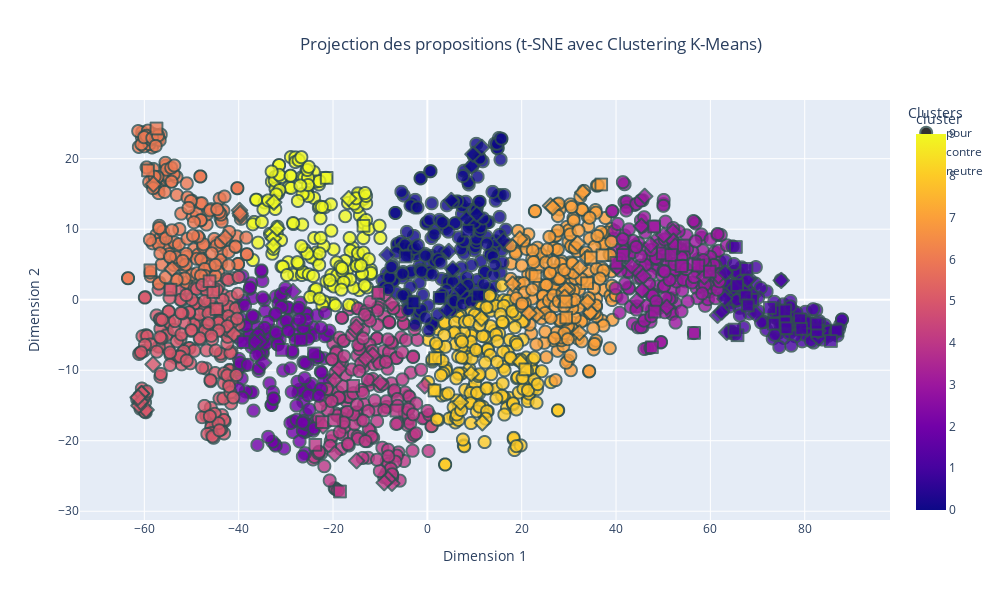

Notebook code for this chart:
### Code cell
import plotly.express as px
from sklearn.manifold import TSNE
from sklearn.preprocessing import StandardScaler
from sklearn.cluster import KMeans
import pandas as pd
import matplotlib.pyplot as plt  # Pour obtenir la palette 'tab10'

# Normalisation des vecteurs
scaler = StandardScaler()
vectors_normalized = scaler.fit_transform(proposition_vectors)

# Réduction des vecteurs à 2 dimensions avec t-SNE
tsne = TSNE(n_components=2, random_state=42, perplexity=30, n_iter=1000)
word_vectors_2d = tsne.fit_transform(vectors_normalized)

# Appliquer le clustering K-Means
n_clusters = 10
kmeans = KMeans(n_clusters=n_clusters, random_state=42)
cluster = kmeans.fit_predict(word_vectors_2d)
data['cluster'] = cluster

# Préparer les données pour le graphique
df1 = pd.DataFrame(word_vectors_2d, columns=['Dim1', 'Dim2'])
df1['propositions'] = data['Proposition']
df1['cluster'] = cluster
df1['vote'] = data['Catégorie']
df1['proposition_vectors'] = data['mean_vector']

# Récupérer les couleurs de la palette 'tab10'
tab10_colors = [plt.cm.tab10(i) for i in range(n_clusters)]
tab10_colors_hex = [f'rgb({int(r*255)}, {int(g*255)}, {int(b*255)})' for r, g, b, _ in tab10_colors]

# Créer le graphique interactif avec Plotly
fig = px.scatter(
    df1,
    x='Dim1',
    y='Dim2',
    symbol='vote',  # Utiliser la colonne 'vote' pour les symboles
    color='cluster',  # Utiliser les clusters pour la coloration
    hover_name='propositions',  # Afficher les propositions lors du survol
    title="Projection des propositions (t-SNE avec Clustering K-Means)",
    labels={'Dim1': 'Dimension 1', 'Dim2': 'Dimension 2', 'vote': 'Avis des citoyens'},
    color_discrete_sequence=tab10_colors_hex,  # Utiliser la palette tab10 comme séquence discrète
    category_orders={"cluster": [str(i) for i in range(n_clusters)]},
    width=1000,
    height=600
)

# Personnaliser les points (taille et apparence)
fig.update_traces(marker=dict(size=12, opacity=0.8, line=dict(width=2, color='DarkSlateGrey')))

# Ajouter un titre pour la légende des clusters
fig.update_layout(
    legend_title="Clusters",
    title_x=0.3  # Centrer le titre
)

# Afficher le graphique
fig.show()


#df1.to_csv("D:/Gbaki 2A/Projet statistique/propositions_clusters.csv", index=False)

### Figure 1 — Plotly figure (JSON) as saved in the notebook; plotly's stock layout.template omitted (floating-point values rounded to 4 significant figures; data arrays with more than 128 entries replaced by an {"elided": "..."} marker saying what was removed)
{"data": [{"hovertemplate": "<b>%{hovertext}</b><br><br>Avis des citoyens=pour<br>Dimension 1=%{x}<br>Dimension 2=%{y}<br>cluster=%{marker.color}<extra></extra>", "hovertext": {"elided": "1736 str values"}, "legendgroup": "pour", "marker": {"color": {"elided": "1736 int values"}, "coloraxis": "coloraxis", "line": {"color": "DarkSlateGrey", "width": 2}, "opacity": 0.8, "size": 12, "symbol": "circle"}, "mode": "markers", "name": "pour", "showlegend": true, "type": "scattergl", "x": {"elided": "1736 float values"}, "xaxis": "x", "y": {"elided": "1736 float values"}, "yaxis": "y"}, {"hovertemplate": "<b>%{hovertext}</b><br><br>Avis des citoyens=contre<br>Dimension 1=%{x}<br>Dimension 2=%{y}<br>cluster=%{marker.color}<extra></extra>", "hovertext": ["Il faut raccourcir les vacances scolaires pour introduire des activités culturelles et sportives", "Il faut un remboursement total ou partielle des licences de sport par la sécurité social ", "Il faut transformer 3h de travail (sur les 35h) en 3h de sport obligatoire au travail", "Il faut interdire les JO qui sont profondément discriminants : les billets et logements sont hors de prix pour la majorité des gens", "Il faut être obligé d'adhérer à une association pendant les études (sportive, artistique...) et s'inspirer des usa", "Il faut faciliter l'accès au clubs et associations en remboursant par la sécurité sociale et les mutuelles les abonnements ou licences", "Il faut instaurer des heures de sport obligatoires dans les entreprises.", "Il faut une prise en charge par la sécurité sociale des adhésions dans les clubs et associations sportives avec un contrôle de présence", "Il faut que cela soit rembourser au moins en partie, par le sécurité sociale, ou une aide conséquente par l'employeur", "Il faut le rendre obligatoire à l'école, après la classe : 1 heure par jour a minima. Et idem pour les adultes après le travail ", "Il faudrait que les smartphones se bloquent après une heure d'utilisation et se débloquent après 10 minutes d'activité.", "Il faut annuler les JO et utiliser l'argent pour des équipements de proximité et des encadrants payés correctement", "Il faut des clubs gratuits. ", "Il faut interdire les jeux olympiques : c’est polluants et réservés à une élite bourgeoise. ", "Il faut faciliter l'accès aux clubs ou associations sportives en remboursant par la sécurité sociale et les mutuelles les abonnements", "Il faut imposer sur les 35 heures qu’il y ait une heure de sport financé par les employeurs sur le temps de travail.", "Il faut que les entreprises, associations, sociétés, etc. rendent obligatoire une activité sportive 30 minutes par jour", "Il faut s’inspirer du système militaire avec la mise en place de la pratique sportive sur le temps de travail.", "Il faut rembourser par la CPAM les inscriptions à des clubs de sport. Des personnes sportives sont des personnes en meilleur santé", "Il faut une participation financière pour ceux qui font leurs trajets quotidiens a vélo (sauf VAE car ils bénéficient déjà d'aide a l'achat)", "Il faut récompenser financièrement les Français qui font 10 000 pas/jour système points, tickets ciné resto etc ou à partir d'un nbre de pas", "Il faut rendre le sport obligatoire. 2H/semaine payées par l'Etat via carte numérique activable à partir de 30 min sport.", "Il faut rendre les activités physiques remboursées par la sécurité sociale.", "Il faut mettre en place un échauffement matinal physique tous les matins pour toutes la population", "Il faut démocratiser la pratique sportive sur les lieux de travail des gens en instaurant une pause de 2h entre midi et deux.", "Il faut des écrans publicitaires ou l’on peut voir défiler diverses pratiques sportives, leurs bienfaits, sous fond musical, dans la rue. ", "Il faut initier la mise en forme collective dans les entreprises, le matin avant de prendre son poste et le soir avant de partir", "Il faut 1 abonnement gratuit/an à un club de sport ou d'activité physique de son choix.", "Il faut passer à des semaines de 32h et à des week-ends de 3 jours", "Il faut empêcher les gens de travailler dimanche et ouvrir les installations sportives pour la pratique du sport", "Il faut pouvoir payer son ticket de bus en faisant 20 squats, comme à Cluj (Roumanie) ? Bus gratuit pour les personnes handicapées/âgées.", "Il faut pour les emplois non physiques une heure de sport le matin avant la prise de poste.", "Il faut que les massages (chinois, thaï) puissent être pris en charge au même titre que l'ostéopathie. Bénéfique pour la récupération/stress", "Il faut construire dans tous les quartiers urbains et villages des piscines publiques naturelles, dans des serres végétales, à eau recyclée", "Il faut développer des \"cours de sport en plein air nocturnes\" avec des équipements lumineux.", "Il faut à partir de 40 ans une participation de la sécurité sociale pour une pratique sportive dans un club", "Il faut élargir massivement les possibilités de nager en site naturel toute l’année et en accès libre (lacs, canaux, etc.).", "Il faut allier salle de sports et jeux vidéos, rendre cela ludique !", "Il faut initier les français aux jeux sportifs en réalité virtuelle et équiper les établissements de type EPHAD.", "Il faut rémunérer les sportifs qui participent à des événements de promotion du sport dans les communes ou les régions", "Il faut renforcer les incitations aux pratiques sportives pour la santé par un crédit d'impôts plafonné pour l'emploi d'un coach", "Il faut que les collectivités financent des coachs qui aident les familles volontaires à améliorer leur comportement (activité, repas…).", "Il faut retirer les parkings de dépose des enfants proches écoles-collèges, pour redonner l'autonomie des déplacements à pieds ou vélo.", "Il faut stopper les jeux olympiques, c'est une hérésie !", "Il faut que ce soit obligatoire pour les enfant de 5 à 12 ans d'être inscrit dans une association afin de pratiquer une activité physique", "Il faut sacraliser le sport au collège et lycée, avec un coef fort et noter la performance autant que la démonstration d'esprit d'équipe.", "Il faut moins de restriction vestimentaire pour les pratiques en compétition tant que cela nuit pas à la discipline elle même ex : voile", "Il faut une application qui permettrait de gagner du temps d’écran en échange d’activité physique que les parents programmeraient. ", "Il faut créer des créneaux horaires réservés aux activités sportives dans les parcs.", "Il faut que le coup de l'activité sportive puisse être prise en charge/remboursée par l'employeur, la sécurité sociale", "Il faut arrêter de confondre sport et activité physique, l'un est une absurdité délétère, l'autre est indispensable.", "Il faut obliger chaque club à avoir une équipe handisport pour chaque activité", "Il faut supprimer/diminuer les remboursements des médicaments des personnes qui pourraient se soigner grâce à l'activité physique.", "Il faut valoriser les notes des élèves sportifs (extra-scolaire) afin de motiver les autres à la pratique régulière d’un sport en fédération", "Il faut proposer aux magasins de sport des rayons pour des articles de pratique sportive, promotion permanente annuelle", "Il faut la rendre obligatoire afin de beneficier de soins médicaux", "Il faut des collaborations avec des influenceurs pour promouvoir un mode de vie actif.", "Il faut créer des défis sportifs basés sur les réseaux sociaux pour encourager la participation en ligne et hors ligne.", "Il faut rendre les inscriptions gratuites dans les clubs de sport en compensant cette gratuité par des subventions publiques", "Il faut que les éducateurs sportifs soient remboursés par la sécurité sociale.", "Il faut proposer un prix littéraire pour récompenser les livres pour apprendre un sport ou pour avoir une activité physique.", "Il faut inciter fiscalement à prendre un coach sportif personnel", "Il faut permettre aux employeurs de payer mieux ceux qui sont actifs en sport que les sédentaires.Des employés en forme sont plus avantageux", "Il faut donner une place aux transidentités au sein du sport et intégrer ce sujet dans l’ensemble des réflexions liées au sport", "Il faut payer une nounou aux familles monoparentales pour libérer du temps au parent pour pratiquer une activité sportive, 1fois par semaine", "Il faut interdire tous les véhicules à moteur et supprimer des places de parking dans les centres villes pour inciter les citoyens à marcher", "Il faut faire des zones défis au travail: chaise contre le mur, panier basket...", "Il faut taxer lourdement les loisirs statiques (jeux vidéo, streaming etc) pour inciter à choisir des loisirs sportifs, et financer ceux ci.", "Il faut inscrire la pratique d’une activité physique quotidienne dans la Constitution", "Il faut mettre en place des programmes de réalité virtuelle pour découvrir de nouveaux sports.", "Il faut faire dans les rues et les parcs des sortes de chasses aux trésors et collecter ainsi des bons de reductions, places de concerts...", "Il faut interdire les jeux olympiques, surtout en France.", "Il faut créer des bornes de pointage dans les villes pour la marche à pied mesurant les distances et encourageant les progrès", "Il faut rendre gratuits les places aux JO pour les licenciés", "Il faut imposer à l’entreprise du sport dans le temps de travail ! Il faut accepter de déjeuner en travaillant pour libérer la pause !", "Il faut donner une prime CPAM en proportion du nombre d’heures de sport mensuelles. Grâce à une appli gérée par le ministère de la Santé", "Il faut lever l’interdiction du port du voile dans les fédérations françaises", "Il faut en faire un campagne national : faire des affiches géantes avec des personnes saines physiquement", "Il faut supprimer du vocabulaire le mot sport qui correspond à un abrutissement et le remplacer par activité physique.", "Il faut que les dirigeants montrent l'exemple : médiatiser les activités sportives des politiques, journalistes et autres personnalités", "Il faut pénaliser les déplacements courts en voiture.", "Il faut encourager l'installation d'une innovation : la première machine à café qui fait tapis de course", "Il faut proposer un apéro sportif après un footing entre proches et voisins", "Il faut réduire le volume des retransmissions des sports dans les medias (tv, radio, internet) pour ne pas figer les auditeurs chez eux", "Il faut mettre en place des jeux vidéo interactifs qui récompensent les activités physiques réelles.", "Il faut que les flashmobs se généralisent et deviennent les nouvelles façons de prendre l'apéritif après le travail.", "Il faut interdire l’arrêt et le stationnement à moins d’un kilomètre des établissements scolaires.", "Il faut du temps et par conséquent favoriser un 100% télétravail", "Il faut changer les équipes de haut niveau et les membres des fédérations dès lors qu’il n’y a eu aucune qualification olympique", "Il faut vérifier le passif judiciaire des jeunes qui accèdent à sport études notamment pour le football.", "Il faut supprimer les cotisations obligatoires des fédérations sportives.", "Il faut favoriser les réunions non formelles au sein de l'entreprise en invitant les conjoints pour des thés ou dîners dansants.", "Il faut interdire les sports non écologiques comme le ski et la formule 1", "Il faut que tout le monde prennent des trotinettes ou des vélos électriques c'est bon pour la planète.", "Il faut offrir 1 ou 2 jours de CP, payés par l’Etat, à qui le souhaite, pendant les JO, pour regarder les épreuves et susciter des vocations", "Il faut interdire toutes les demandes de certificats médicaux que ce soit pour les clubs, les professionnels et les compétitions.", "Il faut augmenter les cotisations sociales de ceux qui ne s'inscrive dans aucun sport. ", "Il faut augmenter le prix des carburants pour inciter à aller à pied (au moins partiellement). Pas à vélo! A pied!", "Il faut augmenter les cotisations sociales des non-sportifs. Ils coutent plus cher à la sécu, c'est à eux de payer.", "Il faut adopter un chien ça fera à minima 45 minutes de marche 3 fois par jour", "Il faut pouvoir exclure tout membre d’une fédération qui n’est pas au résultat et éviter qu’il reprenne sa place", "Il faut réduire le nombre d'arrêt de bus en ville pour obliger la marche, un pour 500m semble juste.", "Il faut inciter les Français à s'équiper de montres connectées pour les stimuler à bouger et atteindre des (petits) objectifs quotidiens.", "Il faut encourager les garçons à s'inscrire dans un club de football ou de rugby."], "legendgroup": "contre", "marker": {"color": [1, 1, 1, 3, 1, 5, 9, 5, 4, 9, 0, 4, 5, 6, 5, 9, 4, 0, 8, 0, 1, 7, 5, 4, 0, 7, 4, 2, 7, 6, 8, 9, 1, 0, 6, 4, 3, 3, 3, 7, 3, 8, 7, 6, 5, 1, 0, 4, 8, 5, 2, 3, 3, 4, 0, 1, 2, 7, 4, 5, 8, 4, 4, 4, 9, 3, 3, 0, 2, 7, 7, 6, 9, 4, 0, 1, 3, 2, 1, 3, 0, 1, 3, 1, 1, 7, 1, 3, 7, 1, 7, 7, 1, 0, 3, 7, 4, 6, 7, 4, 3, 7, 0, 1], "coloraxis": "coloraxis", "line": {"color": "DarkSlateGrey", "width": 2}, "opacity": 0.8, "size": 12, "symbol": "diamond"}, "mode": "markers", "name": "contre", "showlegend": true, "type": "scattergl", "x": [69.61, 61.53, 75.02, 47.32, 74.37, -60.57, -32.93, -59.63, -7.514, -32.66, -8.536, -10.02, -58.15, -39.58, -60.59, -31.85, -15.34, 8.268, 11.66, 9.36, 64.94, 26.1, -61.15, -22.1, 5.063, 32.23, -11.61, -39.48, 26.6, -42.84, 6.999, -32.65, 62.39, 16.14, -54.1, -8.341, 52.07, 45.76, 61.72, 18.07, 43.33, 11.48, 32.93, -39.82, -41.01, 63.16, 7.02, -7.601, 9.284, -60.79, -35.37, 44.43, 50.76, -18.77, 4.534, 68.23, -34.72, 33.92, -19.63, -61.35, 19.73, -15.0, -13.06, -19.67, -32.55, 52.18, 45.37, 4.11, -36.58, 34.58, 33.94, -39.7, -16.69, -0.5681, 10.49, 67.85, 50.09, -28.48, 83.0, 45.52, 11.53, 81.62, 58.71, 78.56, 63.47, 32.31, 82.83, 46.08, 29.37, 69.03, 23.14, 31.84, 80.59, 9.663, 40.17, 29.11, -9.146, -58.09, 21.52, -15.08, 52.56, 19.59, 5.386, 63.09], "xaxis": "x", "y": [-2.026, -2.207, 2.737, 7.777, -1.446, -13.31, 9.39, -15.62, -26.04, 8.7, 6.369, -11.75, -9.164, 11.91, -13.29, 10.1, -4.381, 11.46, -17.47, 18.94, 1.677, 13.32, -15.01, -17.9, 14.09, -4.686, -7.867, -5.873, 13.07, 8.821, -14.54, 7.672, -1.762, 8.385, 4.382, -25.44, 9.648, 3.343, 3.389, 2.231, 4.808, -2.641, 15.2, 12.67, -4.883, 3.832, 1.518, -0.5072, -10.51, -14.49, -5.913, -0.1197, -1.06, -9.805, 6.855, 3.022, -8.93, 5.986, -21.84, -13.85, -8.839, -22.84, -8.321, -11.37, 13.82, 8.312, 10.43, -1.498, -5.98, -1.812, -0.3539, 12.24, 14.35, -12.21, 12.14, 2.825, 9.157, 1.149, -5.428, 1.349, 21.62, -4.144, 3.255, -3.349, -4.623, 4.531, -4.416, 14.67, 1.431, 0.6341, -2.083, 7.981, -4.101, 20.63, 4.618, 0.364, -25.95, 16.37, -1.912, -3.876, 7.614, 8.632, 4.373, 0.1368], "yaxis": "y"}, {"hovertemplate": "<b>%{hovertext}</b><br><br>Avis des citoyens=neutre<br>Dimension 1=%{x}<br>Dimension 2=%{y}<br>cluster=%{marker.color}<extra></extra>", "hovertext": ["Il faut créer des challenges sportifs tous les mois et une compétition entre participants ce qui motivera encore plus.", "Il faut proposer des \"flash mobs sportifs\" dans les lieux publics pour encourager la spontanéité.", "Il faut interdire aux mairies de fermer un gymnase aux heures de nuit uniquement pour économiser de l’électricité !", "Il faut que les profs de sport officient dans les clubs ! Le sport scolaire se concentre sur les enfants ne faisant pas (encore) de sport.", "Il faut développer des activités physiques douces : yoga de chaise, et aide financière pour vélo d'appartement", "Il faut aller au boulot en velo", "Il faut créer le ministère de la culture populaire, qui intègrera aussi l'APSA Activité Physique Sportive Artistique, différente de l'EPS.", "Il faut inventer les apéros sportifs ! On se retrouve dans une ambiance conviviale avec des voisins et proches autour d’une collation", "Il faut reconnaître les coachs sportifs ou coach en nutrition comme des professionnels de santé", "Il faut un sport axé sur la communauté où ses membres sont impliqués dans les décisions, favorisant plus de démocratie participative", "Il faut un centre \"thermal\" accessible dans chaque département pour les personnes âgées ou ayant des douleurs avec des kinés", "Il faut éviter volontairement de se faire aider dans la mesure du possible et s'obliger à faire soi-même pour entretenir son corps.", "Il faut que le double projet d'un.e SHN soit réellement pris en compte par les DTN et CTN", "Il faut régulièrement évaluer les actions des CTN", "Il faut que les SHN listés aient les mêmes avantages notamment dans les Creps (accès aux services médicaux et psycho)", "Il faut faciliter la vie de nos SHN au collège prévoir des heures prof pour le rattrapage après compétition. ", "Il faut faire la promotion d'applications comme HelloSport.", "Il faut soutenir les applications comme weward et surtout que l'état propose une application du style car - de gens dans les hôpitaux.", "Il faut proposer des APPN dans toutes les écoles et pas seulement au sein des QPV pour faire aimer le sport de plein air", "Il faut que le département puisse payer les entraîneurs en fonction du nombre de licenciés (ce qui en entraînera une hausse)", "Il faut voir qu'il y a l'offre tremplin strict à 11 séances en Maison Sport Santé. Mais une PMR à vie n'a pas accès à un sport normal après.", "Il faut lutter contre l'insuffisance de financement pérenne des MSS afin de sécuriser leur modèle éco déjà très fragilisé par l'offre privée", "Il faut donner une note de difficultés d'une activité physique et du niveau. Cela existe pour des activités comme le trekking.", "Il faut renforcer les MSS car elles ont l'obligation de sensibiliser et promouvoir l'activité physique. Promouvoir une nouvelle culture", "Il faut tracer simplement sur le sol les lignes délimitant les terrains de sport de tous les sports olympiques pour faire du air-sport.", "Il faut faire payer le montant des adhésions à un club sportif (en Sport Adapté, en sport loisirs ou en Sport compétition)", "Il faut créer sur les montres connectées une activité \"Trajet sans voiture\" qui compte la distance totale parcourue et aussi les pas.", "Il faut être plus présent dans les salles", "Il faut modifier les conditions d’accès aux fonctions d’entraîneurs de haut niveau et non plus laisser le statut de la fonction publique", "Il faut prendre exemple sur l’Education Scolaire qui est mise en place aux États unis sur le sport.", "Il faut pouvoir traiter des demandes en activité physique qui n'ont pas trouvé d'offre.", "Il faut promouvoir les activités connectées", "Il faut non un cours de tennis des tables de ping-pong, moins onéreux et plus ludique", "Il faut mettre à disposition une fiche simple indiquant la chronologie pour la création d'une association sport santé", "Il faut que les EAPAS, Enseignants en Activité Physique Adaptée de Santé Licence et Master STAPS APAS soient conventionnés.", "Il faut accompagner la structuration, l’outillage et la montée en compétences des organisations de l’écosystème", "Il faut aider financièrement le SHN afin de lui permettre de se déplacer sur les compét et d'assurer son avenir ", "Il faut systématiser la conduite de mesures d’impacts des projets et des politiques sportives, pour objectiver les bénéfices pour la société", "Il faut une compétition mondiale pour réunir les peuples sur une ville sur cette belle planète tout en respectant notre terre", "Il faut voir du coté des \"Contrat Local de Santé\" portés pas les Communautés de communes et l'ARS", "Il faut imposer un principe clair de subsidiarité des compétences entre les différents acteurs institutionnels du sport", "Il faut des spots publicitaires pour tout public.", "Il faut intégrer 1 journée collective sport obligatoire au sein de chaque fonction publique et autres administrations ", "Il faut utiliser les applications mobiles qui permettent de mettre les amateurs en relation. ex : l’application « Potesport »", "Il faut un outil moderne et géré pour démocratiser le privilège d'assister à ce rendez-vous sportif des J.O. Des professionnels aussi.", "Il faut des structures nationales au fonctionnement moins coûteux et plus adaptées aux besoins de formation de cadres en régions.", "Il faut communiquer sur l'existence de l'enseignant en activité physique adaptée, profession spécifique à la pratique physique et la santé.", "Il faut développer les séances de sport par internet, qu'on puisse les faire avec des amis en direct, ou ensuite en différé: c'est top !", "Il faut nécessairement rendre les activités physiques plus attrayantes en les fusionnant avec des activités artistiques, par exemple.", "Il faut que l'animation des activités physiques adaptées de santé soit associée à la médiation culturelle et scientifique.", "Il faut soutenir des applications comme Smatchy qui aident à rendre le sport pour tous accessibles gratuitement", "Il faut permettre aux parents d’initier leurs enfants aux sports sans les clubs ou fédérations. Juste pouvoir louer l’espace ou terrain.", "Il faut créer des \"parcours sportifs mystères\" où les participants découvrent l'activité au dernier moment.", "Il faut ouvrir des campus universitaires", "Il faut encourager les filles à s'inscrire dans un club de football ou de rugby.", "Il faut couvrir le plus grand nombre de terrains de pétanque pour permettre cette activité ludique et intergénérationnelle toute l'année !", "Il faut créer un groupe de même niveau qui se motive les uns les autres ...", "Il faut développer et encourager le concept de \"Walking meeting\" dans les secteurs où il peut être mis en place.", "Il faut créer des associations pour les personnes intéressées et faire des publicités sur la télé et sur les réseaux sociaux", "Il faut organiser des compétitions sportives par tranches d'âges entre villes puis entre départements et enfin entre régions.", "Il faut leur dire que ça éveille en nous des substances naturelles au moins aussi puissantes que toutes les drogues ou alcools réunis", "Il faut aménager des latrines à proximité des lieux de passage piétons et des deux roues.", "Il faut que chaque acteur public puisse analyser son budget et créer un budget primitif sensible au genre dans le sport", "Il faut que les clubs de sport pour les enfants ne proposent plus de créneaux le mercredi mais le soir et le weekend", "Il faut construire des praticables couverts pour favoriser la pratique ensemble de pratiques artistiques.", "Il faut couvrir le maximum de terrains de sport ,y compris pour la pétanque, quand le foncier est rare  (pour les jours de pluie)", "Il faut pratiquer un sport collectivement  jusqu'à 90 ans dans chaque quartier ou village. ", "Il faut offrir avantages fiscaux, financiers (impôts, mutuelles...) proportionnels aux gains dont la société profite de la part des sportifs", "Il faut proposer plus de jeux de piste comme les mozaïques space invaders, pokemon, geocaching..."], "legendgroup": "neutre", "marker": {"color": [1, 5, 1, 7, 9, 6, 0, 1, 4, 7, 3, 3, 1, 1, 3, 0, 3, 7, 2, 3, 5, 7, 3, 8, 7, 7, 1, 3, 8, 4, 2, 1, 7, 8, 2, 3, 1, 1, 1, 4, 1, 1, 4, 3, 1, 0, 4, 3, 2, 1, 4, 5, 1, 1, 1, 0, 6, 0, 1, 3, 1, 1, 5, 3, 9, 1, 4, 3, 6], "coloraxis": "coloraxis", "line": {"color": "DarkSlateGrey", "width": 2}, "opacity": 0.8, "size": 12, "symbol": "square"}, "mode": "markers", "name": "neutre", "showlegend": true, "type": "scattergl", "x": [74.44, -45.38, 75.88, 22.92, -13.54, -59.23, -2.933, 86.82, -6.563, 36.86, 47.61, 49.89, 80.41, 75.89, 51.71, -4.605, 56.52, 37.13, -24.02, 40.08, -54.45, 29.43, 48.18, 20.74, 34.64, 29.34, 68.86, 56.54, 1.641, -22.33, -26.86, 65.75, 33.86, 1.512, -38.98, 54.35, 65.69, 82.59, 67.65, -23.75, 67.5, 73.46, -10.42, 57.46, 82.53, 10.77, -18.52, 41.45, -30.81, 65.08, -19.72, -44.71, 76.14, 72.63, 79.0, 2.614, -58.72, 8.522, 67.94, 48.08, 85.57, 65.41, -46.18, 53.88, -21.34, 79.26, -15.72, 59.88, -57.42], "xaxis": "x", "y": [-1.652, 1.095, -3.226, 3.348, 10.48, 18.34, -0.3645, -4.375, -15.72, 16.34, -6.736, 6.561, -3.228, -1.514, 6.334, 6.139, 5.026, 6.312, -7.623, 5.242, 1.426, -2.539, -1.686, -9.877, 5.981, -0.2672, -0.004634, -4.713, -8.286, -17.36, -5.688, -5.044, 2.348, -12.88, -6.008, 7.69, 2.07, -4.432, 4.381, -20.59, 0.5071, -3.405, 0.9792, 4.84, -3.383, 0.5896, -27.2, 6.343, -7.114, -4.24, -17.09, -1.335, -4.044, -1.172, -2.776, 0.2628, 4.18, 9.788, -0.8102, 10.38, -5.856, 7.474, 2.621, 4.777, 17.28, -4.135, -12.23, 3.981, 24.28], "yaxis": "y"}], "layout": {"coloraxis": {"colorbar": {"title": {"text": "cluster"}}, "colorscale": [[0, "#0d0887"], [0.1111, "#46039f"], [0.2222, "#7201a8"], [0.3333, "#9c179e"], [0.4444, "#bd3786"], [0.5556, "#d8576b"], [0.6667, "#ed7953"], [0.7778, "#fb9f3a"], [0.8889, "#fdca26"], [1, "#f0f921"]]}, "height": 600, "legend": {"title": {"text": "Clusters"}, "tracegroupgap": 0}, "title": {"text": "Projection des propositions (t-SNE avec Clustering K-Means)", "x": 0.3}, "width": 1000, "xaxis": {"anchor": "y", "domain": [0, 1], "title": {"text": "Dimension 1"}}, "yaxis": {"anchor": "x", "domain": [0, 1], "title": {"text": "Dimension 2"}}}}
